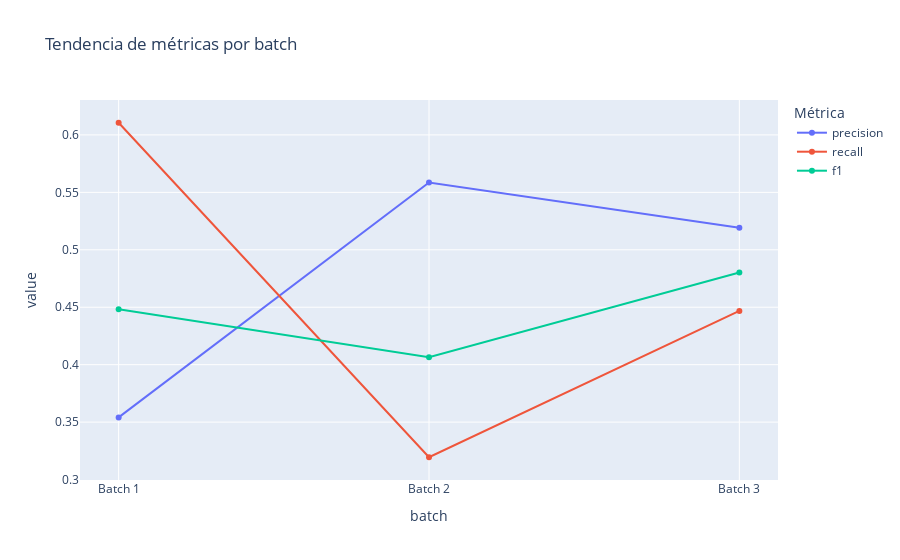

The cell this chart's notebook holds for it:
### Markdown cell above
### 📌 Análisis comparativo [2.0 puntos]

### Code cell
# código para realizar análisis de resultados entre batchs

# Análisis comparativo: consolidación y tendencias
import pandas as pd
import numpy as np
import plotly.express as px
from pathlib import Path

# Reutilizamos las funciones definidas anteriormente: _read_predictions, _read_reference, _compute_set_f1

def evaluate_batch_metrics(name: str, pred_path: Path, truth_path: Path | None):
    if not pred_path.exists():
        return {"batch": name, "precision": np.nan, "recall": np.nan, "f1": np.nan, "tp": np.nan, "fp": np.nan, "fn": np.nan, "n_pred": np.nan, "n_truth": np.nan}
    if truth_path is None or (not Path(truth_path).exists() and not Path(truth_path).with_suffix(".csv").exists()):
        # Sin ground truth aún → solo cobertura
        preds = _read_predictions(pred_path)
        counts = preds.groupby("customer_id").size()
        return {"batch": name, "precision": np.nan, "recall": np.nan, "f1": np.nan, "tp": np.nan, "fp": np.nan, "fn": np.nan, "n_pred": len(preds.drop_duplicates()), "n_truth": np.nan, "clientes": counts.size, "topk_mean": counts.mean(), "topk_max": counts.max()}
    # Con ground truth → métricas completas
    preds = _read_predictions(pred_path)
    truth = _read_reference(truth_path)
    tp, fp, fn, p, r, f1, n_pred, n_truth = _compute_set_f1(preds, truth)
    return {"batch": name, "precision": p, "recall": r, "f1": f1, "tp": tp, "fp": fp, "fn": fn, "n_pred": n_pred, "n_truth": n_truth}

# Paths de predicciones y truths
pred_paths = {
    "Batch 1": Path("predictions/predicciones_4.csv"),
    "Batch 2": Path("predictions/predicciones_batch_t1_adv_b.csv"),
    "Batch 3": Path("predictions/predicciones_batch_t2_adv_b.zip"),
    "Batch 4": Path("epredictions/predicciones_batch_t3_adv_hybrid2.zip"),
}
truth_paths = {
    "Batch 1": Path("data/batch_t1.parquet"),
    "Batch 2": Path("data/batch_t2.parquet"),
    "Batch 3": Path("data/batch_t3.parquet"),
    "Batch 4": Path("data/batch_t4.parquet") if Path("entrega_3/data/batch_t4.parquet").exists() else None,
}

rows = []
for name in ["Batch 1", "Batch 2", "Batch 3", "Batch 4"]:
    rows.append(evaluate_batch_metrics(name, pred_paths[name], truth_paths[name]))

metrics_df = pd.DataFrame(rows)
print("Resumen de métricas por batch:")
print(metrics_df)

# Gráfico de tendencias (se actualiza cuando Batch 4 tenga truth)
plot_df = metrics_df.copy()
plot_df = plot_df.dropna(subset=["f1"])  # solo batches con F1 disponible
fig = px.line(plot_df, x="batch", y=["precision", "recall", "f1"], markers=True,
              title="Tendencia de métricas por batch")
fig.update_layout(legend_title_text="Métrica")
fig.show()

### Figure 1 — Plotly figure (JSON) as saved in the notebook; plotly's stock layout.template omitted (floating-point values rounded to 4 significant figures)
{"data": [{"hovertemplate": "variable=precision<br>batch=%{x}<br>value=%{y}<extra></extra>", "legendgroup": "precision", "line": {"color": "#636efa", "dash": "solid"}, "marker": {"symbol": "circle"}, "mode": "lines+markers", "name": "precision", "orientation": "v", "showlegend": true, "type": "scatter", "x": ["Batch 1", "Batch 2", "Batch 3"], "xaxis": "x", "y": [0.3541, 0.5586, 0.5192], "yaxis": "y"}, {"hovertemplate": "variable=recall<br>batch=%{x}<br>value=%{y}<extra></extra>", "legendgroup": "recall", "line": {"color": "#EF553B", "dash": "solid"}, "marker": {"symbol": "circle"}, "mode": "lines+markers", "name": "recall", "orientation": "v", "showlegend": true, "type": "scatter", "x": ["Batch 1", "Batch 2", "Batch 3"], "xaxis": "x", "y": [0.6106, 0.3194, 0.4468], "yaxis": "y"}, {"hovertemplate": "variable=f1<br>batch=%{x}<br>value=%{y}<extra></extra>", "legendgroup": "f1", "line": {"color": "#00cc96", "dash": "solid"}, "marker": {"symbol": "circle"}, "mode": "lines+markers", "name": "f1", "orientation": "v", "showlegend": true, "type": "scatter", "x": ["Batch 1", "Batch 2", "Batch 3"], "xaxis": "x", "y": [0.4483, 0.4064, 0.4803], "yaxis": "y"}], "layout": {"legend": {"title": {"text": "Métrica"}, "tracegroupgap": 0}, "title": {"text": "Tendencia de métricas por batch"}, "xaxis": {"anchor": "y", "domain": [0, 1], "title": {"text": "batch"}}, "yaxis": {"anchor": "x", "domain": [0, 1], "title": {"text": "value"}}}}
